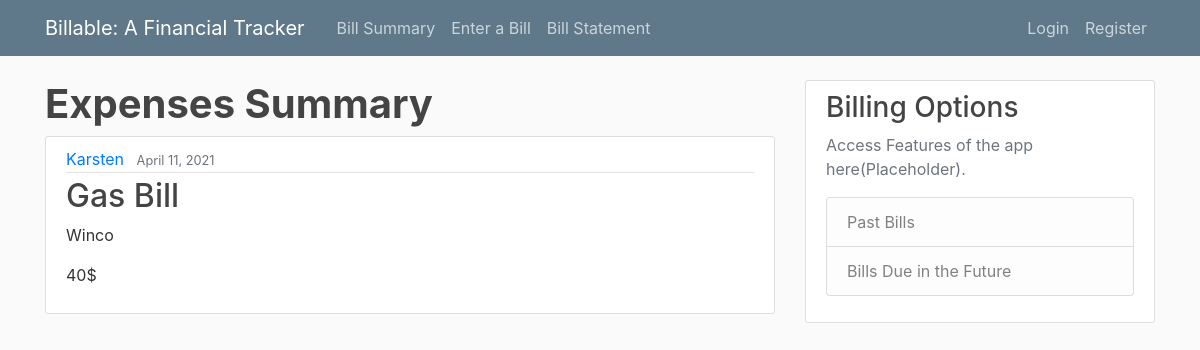
Before: / with the older database file.
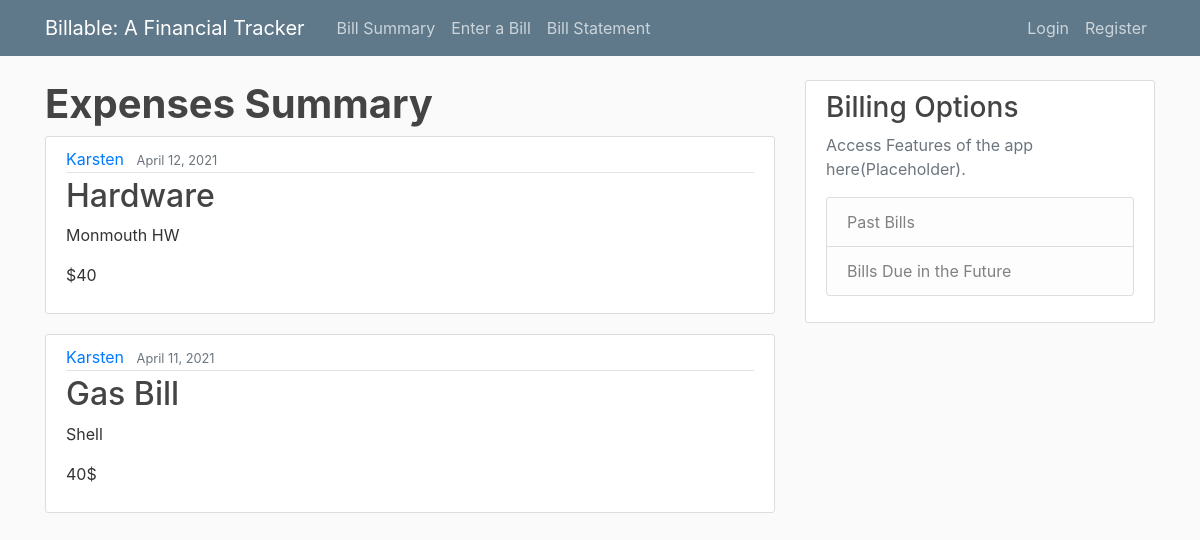
After: the same page with the newer database file.
### SubmitData/models.py (models this page shows, shortened)
class Post(models.Model):
    title = models.CharField(max_length=255)
    company_name = models.CharField(max_length=255, default="")
    account_number = models.CharField(max_length=255, default="")
    statement_date = models.DateField(default=timezone.now)
    due_date = models.DateField(default=datetime.date.today)
    date_entered = models.DateTimeField(default=timezone.now)
    amount = models.CharField(max_length=255, default="")
    is_paid = models.BooleanField(default=0)
    payment_method = models.CharField(max_length=50, default="")
    author = models.ForeignKey(User, on_delete=models.CASCADE) #this is where the rel. is. Foreign key is the user

### SubmitData/views.py (the view)
# urls.py: path('', PostListView.as_view(), name='Submit-Data'),  #Submit-Data is original
class PostListView(ListView):
    model = Post #this is what will be queried from models.py
    template_name = 'SubmitData/home.html' #this changes the default template that django wants
    context_object_name = 'posts' #this is what you want the list to display
    ordering = ['-date_entered']#newest to oldest ordering

### SubmitData/templates/SubmitData/home.html
{% extends "SubmitData/base.html"  %}
{% block content %}
<h1><strong>Expenses Summary</strong></h1>
  {% for post in posts %}
    <article class="media content-section">
      <div class="media-body">
        <div class="article-metadata">
          <a class="mr-2" href="#">{{ post.author }}</a>
          <small class="text-muted">{{ post.date_entered|date:"F d, Y" }}</small>
        </div>
        <h2><a class="article-title" href="{% url 'data-detail' post.id %}">{{ post.title }}</a></h2>
        <p class="article-content">{{ post.company_name }}</p>
        <p class="article-content">{{ post.amount }}</p>
      </div>
    </article>
  {% endfor %}
{% endblock content %}

### SubmitData/templates/SubmitData/base.html (shortened to what this page needs)
{% load static %}
<!DOCTYPE html>
<html>
<head>
    <link rel="stylesheet" href="https://maxcdn.bootstrapcdn.com/bootstrap/4.0.0/css/bootstrap.min.css">
    <link rel="stylesheet" type="text/css" href="{% static 'SubmitData/main.css' %}">
</head>
<body>
    <header class="site-header">
        <nav class="navbar navbar-expand-md navbar-dark bg-steel fixed-top">
          <div class="container">
            <a class="navbar-brand mr-4" href="{% url 'Submit-Data' %}">Billable: A Financial Tracker</a>
            <div class="collapse navbar-collapse" id="navbarToggle">
              <div class="navbar-nav mr-auto">
                <a class="nav-item nav-link" href="{% url 'Submit-Data' %}">Bill Summary</a>
                <a class="nav-item nav-link" href="{% url 'create-data' %}">Enter a Bill</a>
                <a class="nav-item nav-link" href="{% url 'Bill-Statement' %}">Bill Statement</a>
              </div>
              <div class="navbar-nav">
                {% if user.is_authenticated %}
                  <a class="nav-item nav-link" href="{% url 'profile' %}">Profile</a>
                  <a class="nav-item nav-link" href="{% url 'logout' %}">Logout</a>
                {% else %}
                  <a class="nav-item nav-link" href="{% url 'login' %}">Login</a>
                  <a class="nav-item nav-link" href="{% url 'register' %}">Register</a>
                {% endif %}
              </div>
            </div>
          </div>
        </nav>
      </header>
    <main role="main" class="container">
    <div class="row">
        <div class="col-md-8">
          {% block content %}{% endblock %}
        </div>
        <div class="col-md-4">
        <div class="content-section">
            <h3>Billing Options</h3>
            <p class='text-muted'>Access Features of the app here(Placeholder).
            <ul class="list-group">
                <li class="list-group-item list-group-item-light">Past Bills</li>
                <li class="list-group-item list-group-item-light">Bills Due in the Future</li>
            </ul>
            </p>
        </div>
        </div>
    </div>
    </main>
</body>
</html>

### SubmitData/static/SubmitData/main.css (style rules this page uses)
body { background: #fafafa; color: #333333; margin-top: 5rem; }
h1, h2, h3, h4, h5, h6 { color: #444444; }
ul { margin: 0; }
.bg-steel { background-color: #5f788a; }
.site-header .navbar-nav .nav-link { color: #cbd5db; }
.content-section { background: #ffffff; padding: 10px 20px; border: 1px solid #dddddd; border-radius: 3px; margin-bottom: 20px; }
.article-title { color: #444444; }
.article-content { white-space: pre-line; }
.article-metadata { padding-bottom: 1px; margin-bottom: 4px; border-bottom: 1px solid #e3e3e3 }

Changed rows visible on the page:
added Post: author "Karsten", date_entered "April 12, 2021", title "Hardware", company_name "Monmouth HW", amount "$40"
changed Post "Gas Bill": company_name "Winco" → "Shell"
